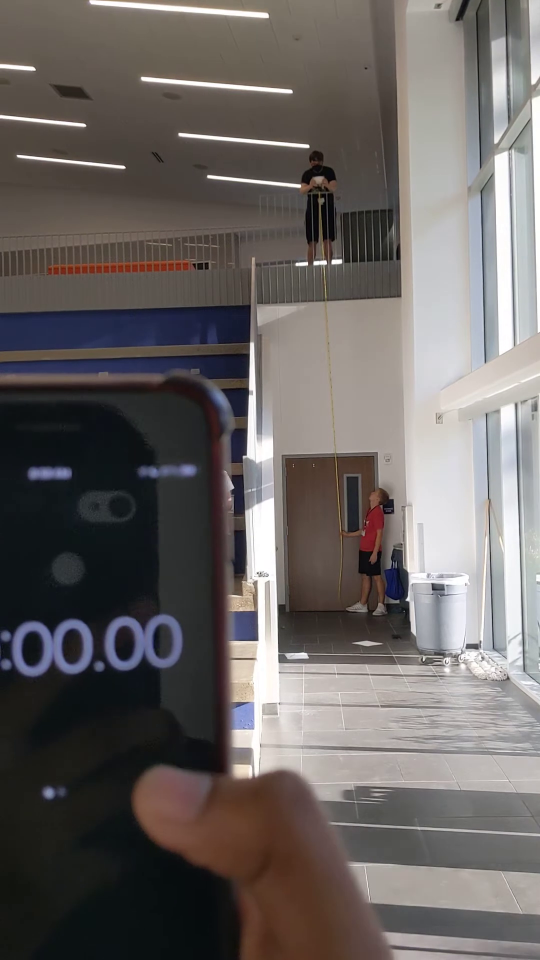
#> input picture frame 13 of Media/Test7.mp4, 1080 x 1920 px (shown at 1/2 size)
$ python DropDisplacement_Video.py
#> lines starting #> are read from the running program, lines starting #| are printed output that depends on the picture; after the words box and inside, x2 and y2 are one past the last pixel; in counts of white or black regions, pixels touching at a corner belong together
import cv2
import numpy as np
from matplotlib import pyplot as plt
from datetime import datetime

vid = cv2.VideoCapture("Media/Test7.mp4")
firstTime = True
secondTime = False

while (vid.isOpened()):
    if (firstTime):
        ret, frame = vid.read()
#> frame is the input picture: shape (1920, 1080, 3); mean B, G, R 98.5, 100.3, 105.5
        frame = cv2.resize(frame, (270, 480), fx = 0, fy = 0, interpolation = cv2.INTER_CUBIC)
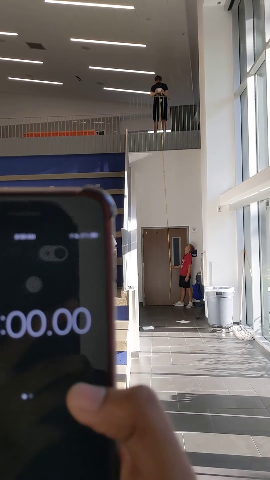
#> frame: shape (480, 270, 3); mean B, G, R 98.5, 100.3, 105.4
        originalWidth = frame.shape[1]
#> originalWidth = 270
        originalHeight = frame.shape[0]
#> originalHeight = 480

        xpos1 = int(originalWidth*(78/128))
#> xpos1 = 164
        ypos1 = int(originalHeight*(75/128))
#> ypos1 = 281
        cv2.circle(frame, (xpos1, ypos1), 2, (0, 0, 255), -1)
#> frame: shape (480, 270, 3); 0.01% of pixels changed, all inside (x1, y1, x2, y2) = (162, 279, 167, 284)
        print("pos1: "+str(xpos1)+", "+str(ypos1))
#| pos1: 164, 281

        xpos2 = int(originalWidth*(82/128))
#> xpos2 = 172
        ypos2 = int(originalHeight*(78/128))
#> ypos2 = 292
        cv2.circle(frame, (xpos2, ypos2), 2, (0, 0, 255), -1)
#> frame: shape (480, 270, 3); mean B, G, R 98.5, 100.3, 105.5
        print("pos2: "+str(xpos2)+", "+str(ypos2))
#| pos2: 172, 292

        cv2.imshow('Frame', frame)
        firstTime = False
    if cv2.waitKey(25) & 0xFF == ord('q'):
#> (key q is pressed here)
        break

vid.release()
cv2.destroyAllWindows()

$ run again, starting later in the video
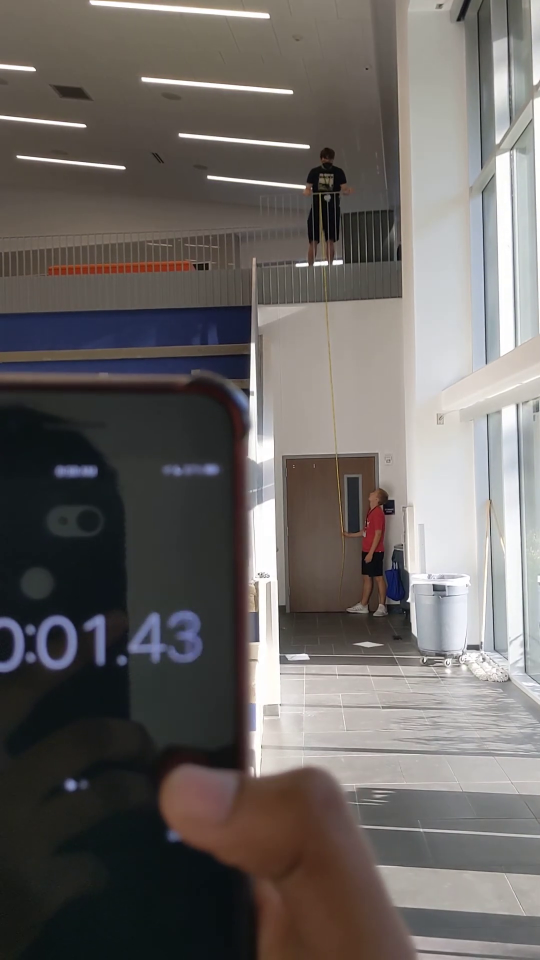
#> input picture frame 58 of Media/Test7.mp4, 1080 x 1920 px (shown at 1/2 size)
#> frame is the input picture: shape (1920, 1080, 3); mean B, G, R 99.7, 102.2, 106.6
#> `frame = cv2.resize(frame, (270, 480), fx = 0, fy = 0, interpolation = ..`:
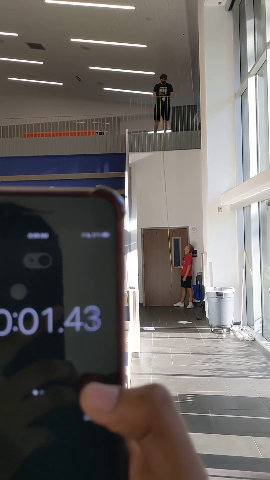
#> frame: shape (480, 270, 3); mean B, G, R 99.7, 102.2, 106.6
#| pos1: 164, 281
#| pos2: 172, 292

$ run again, starting later in the video
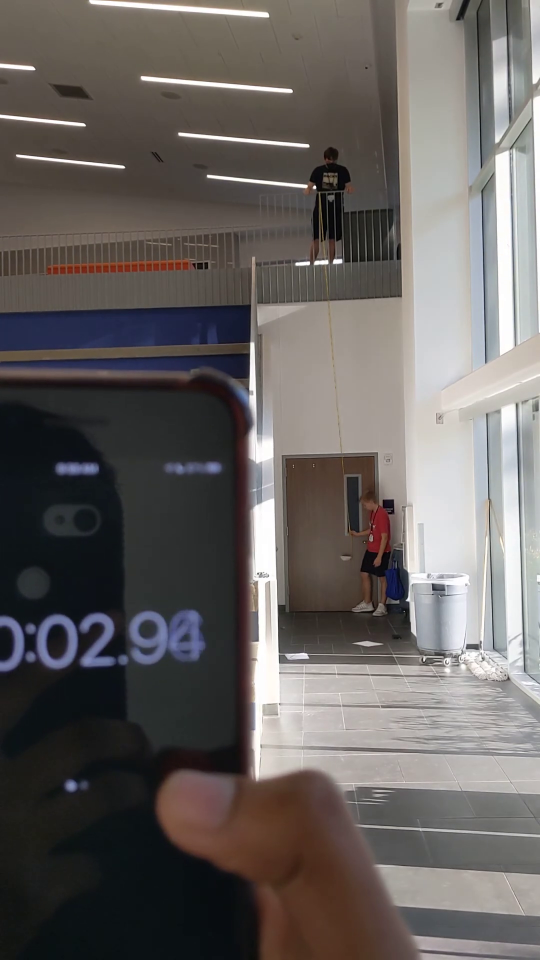
#> input picture frame 104 of Media/Test7.mp4, 1080 x 1920 px (shown at 1/2 size)
#> frame is the input picture: shape (1920, 1080, 3); mean B, G, R 96.2, 98.2, 102.9
#> `frame = cv2.resize(frame, (270, 480), fx = 0, fy = 0, interpolation = ..`:
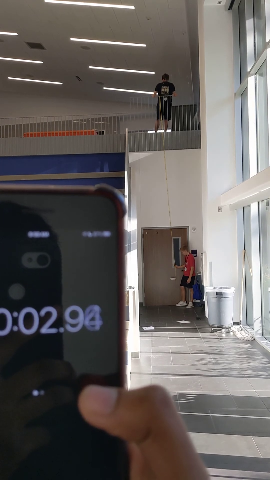
#> frame: shape (480, 270, 3); mean B, G, R 96.2, 98.2, 102.9
#| pos1: 164, 281
#| pos2: 172, 292
